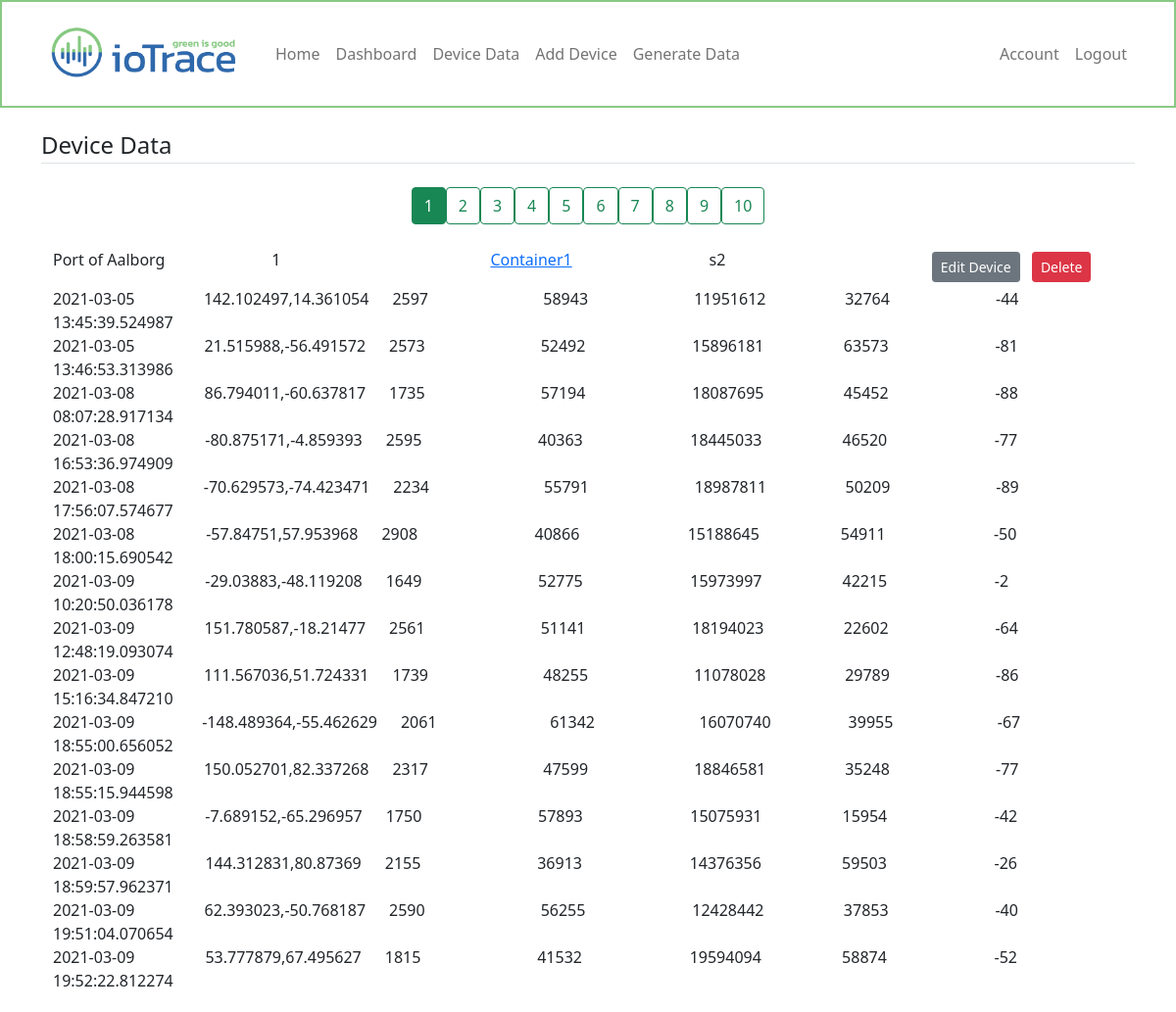
The page /dashboard/device/data (signed in) on the database as committed earlier.
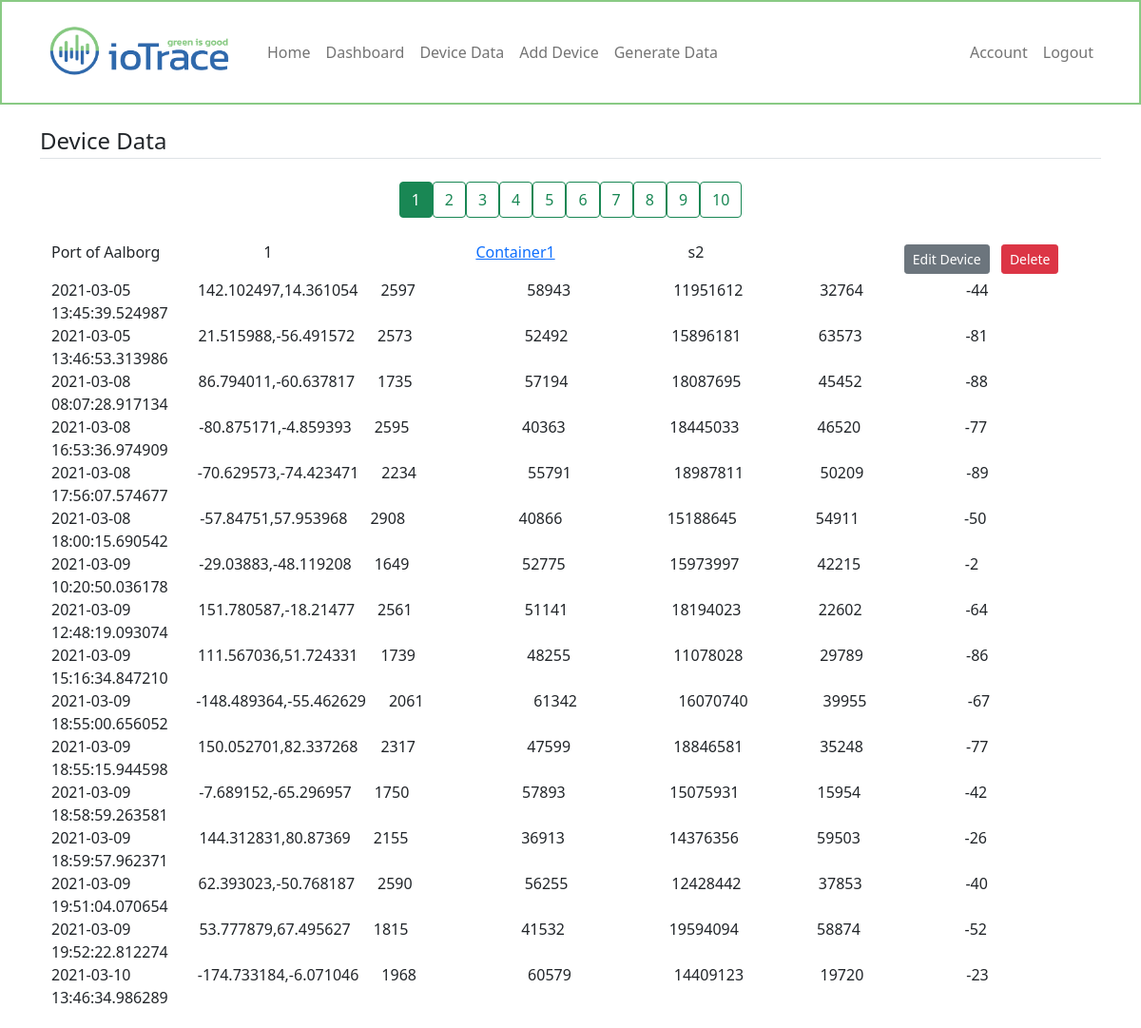
The same page on the database as committed later.
### iotrace/models.py (models this page shows, shortened)
class Device(db.Model):
    id = db.Column(db.Integer, primary_key=True)
    devicename = db.Column(db.String(100), nullable=False)
    devicetype = db.Column(db.String(100), nullable=False)
    user_id = db.Column(db.Integer, db.ForeignKey('user.id'), nullable=False)
    datadumps = db.relationship('Dummydata', cascade='all, delete-orphan', backref='devicedata', lazy=True)

class User(db.Model, UserMixin):
    id = db.Column(db.Integer, primary_key=True)
    username = db.Column(db.String(20), unique=True, nullable=False)
    email = db.Column(db.String(120), unique=True, nullable=False)
    image_file = db.Column(db.String(20), nullable=False, default='default.jpg')
    password = db.Column(db.String(60), nullable=False)
    devices = db.relationship('Device', backref='owner', lazy=True)

class Dummydata(db.Model):
    id = db.Column(db.Integer, primary_key=True)
    timestamp = db.Column(db.DateTime, nullable=False, default=datetime.utcnow)
    pos = db.Column(db.String(100), nullable=False)
    temp = db.Column(db.Integer, nullable=False)
    humid = db.Column(db.Integer, nullable=False)
    hpa = db.Column(db.Integer, nullable=False)
    volt = db.Column(db.Integer, nullable=False)
    lte_rssi = db.Column(db.Integer, nullable=False)
    device_id = db.Column(db.Integer, db.ForeignKey('device.id'), nullable=False)

### iotrace/devices/routes.py (the view)
@devices.route('/dashboard/device/data')
@login_required
def device_data():
    page = request.args.get('page', 1, type=int)
    devices = Device.query.filter_by(user_id=current_user.id).paginate(page=page, per_page=1)
    return render_template('device_data.html', title='Device Data', devices=devices)

### iotrace/models.py (called while the page is built)
@login_manager.user_loader
def load_user(user_id):
    return User.query.get(int(user_id))

### iotrace/templates/device_data.html (shortened to what this page needs)
{% extends "layout.html" %}
{% set active_page = "dashboard_device" %}
{% block content %}
<legend class="border-bottom mb-4">Device Data</legend>
<div class="d-flex justify-content-center">
    {% for page_num in devices.iter_pages(left_edge=5, right_edge=5, left_current=1, right_current=2) %}
        {% if page_num %}
            {% if devices.page == page_num %}
                <a class="btn btn-success mb-4" href="{{ url_for('devices.device_data', page=page_num) }}">{{ page_num }}</a>
            {% else %}
                <a class="btn btn-outline-success mb-4" href="{{ url_for('devices.device_data', page=page_num) }}">{{ page_num }}</a>
            {% endif %}
        {% else %}
        ...
        {% endif %}
    {% endfor %}
</div>
<div class="container">
    {% for device in devices.items %}
    <div class="row">
        <div class="col">
            {{device.owner.username}}
        </div>
        <div class="col">
            {{device.id}}
        </div>
        <div class="col">
            <p><a href="{{ url_for('devices.device', device_id=device.id) }}">{{device.devicename}}</a></p>
        </div>
        <div class="col">
            {{device.devicetype}}
        </div>
        <div class="col">
            <a class="btn btn-secondary btn-sm m-1" href="{{ url_for('devices.update_device', device_id=device.id) }}">Edit Device</a>
            <button type="button" class="btn btn-danger btn-sm m-1" data-bs-toggle="modal" data-bs-target="#deleteModal">Delete</button>
        </div>
    </div>
    {% for item in device.datadumps %}
    <div class="row">
        <div class="col">
            {{item.timestamp}}
        </div>
        <div class="col">
            {{item.pos}}
        </div>
        <div class="col">
            {{item.temp}}
        </div>
        <div class="col">
            {{item.humid}}
        </div>
        <div class="col">
            {{item.hpa}}
        </div>
        <div class="col">
            {{item.volt}}
        </div>
        <div class="col">
            {{item.lte_rssi}}
        </div>
    </div>
    {% endfor %}
    {% endfor %}
</div>
{% endblock content %}

Rows that differ between the two databases and show on the page:
added Dummydata: timestamp "2021-03-10 13:46:34.986289", pos "-174.733184,-6.071046", temp "1968", humid "60579", hpa "14409123", volt "19720", lte_rssi "-23"
